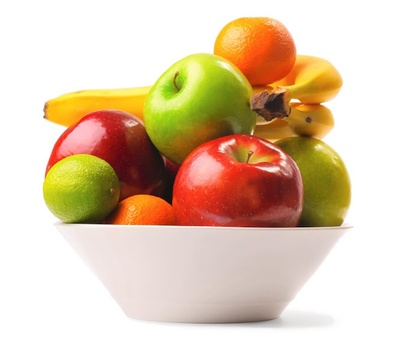
%> input picture image.jpg, 420 x 344 px, shrunk from 698 x 572 before the run
$ octave Q2_1.m   (GNU Octave 9; MATLAB toolbox functions it lacks are replaced by stand-ins)
%> lines starting %> are read from the running program, lines starting %| are printed output that depends on the picture; in (x1, y1, x2, y2) boxes, pixels count from 0 and x2, y2 are one past the last pixel; in counts of white or black regions, pixels touching at a corner belong together; the program's own positions count from 1
% Steps/Algorithm Details :
% 1. Convolution with Gaussian Filter Coefficient
% 2. Convolution with Canny Filter for Horizontal and Vertical orientation
% 3. Calculating directions using atan2
% 4. Adjusting to nearest 0, 45, 90, and 135 degree
% 5. Non-Maximum Suppression
% 6. Hystheresis Thresholding

clear all;
clc;
close all;
%Value for Thresholding
t_Low = 0.075;
t_High = 0.175;

%Gaussian Filter Coefficient
b = [2, 4, 5, 4, 2; 4, 9, 12, 9, 4;5, 12, 15, 12, 5;4, 9, 12, 9, 4;2, 4, 5, 4, 2 ];
b = 1/159.* b;
%Input image
img = imread ('image.jpg');
%> img is the input picture: size 344x420x3 uint8; mean R, G, B 224.3, 202, 176.9
subplot(2,2,1);imshow(img);title('original image');
img1 = rgb2gray(img);
img2 = double (img1);

canny(b,t_Low,t_High,img2);

function MyCanny=canny(B,T_Low,T_High,img2)
%> called with T_Low = 0.075, T_High = 0.175

%Convolution of image by Gaussian Coefficient
A=conv2(img2, B, 'same');
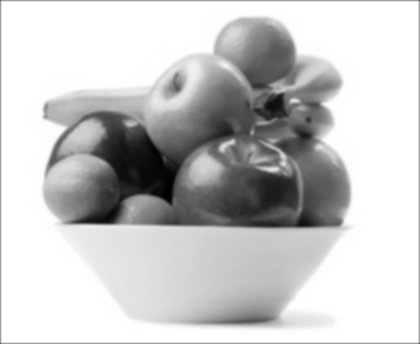
%> A: size 344x420 double; min 19.07, max 255, mean 204.6; drawn with min black and max white

%Filter for horizontal and vertical direction
KGx = [-1, 0, 1; -2, 0, 2; -1, 0, 1];
KGy = [1, 2, 1; 0, 0, 0; -1, -2, -1];

%Convolution by image by horizontal and vertical filter
Filtered_X = conv2(A, KGx, 'same');
Filtered_Y = conv2(A, KGy, 'same');
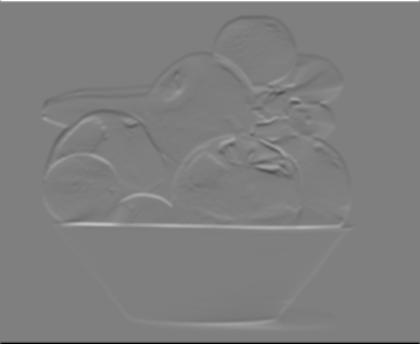
%> Filtered_Y: size 344x420 double; min -910.9, max 910.9, mean 0; mean of the top-left, top-right, bottom-left and bottom-right quarters 3, 4.1, -3, -4.1; drawn with min black and max white

%Calculate directions/orientations
DR = atan2 (Filtered_Y, Filtered_X);
DR = DR*180/pi;

pan=size(A,1);
%> pan = 344
leb=size(A,2);
%> leb = 420

%Adjustment for negative directions, making all directions positive
for i=1:pan
    for j=1:leb
        if (DR(i,j)<0)
            DR(i,j)=360+DR(i,j);
        end;
    end;
end;
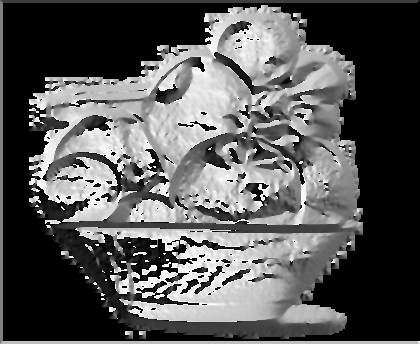
%> DR: size 344x420 double; min 0, max 360, mean 124.3; drawn with min black and max white

DR2=zeros(pan, leb);

%Adjusting directions to nearest 0, 45, 90, or 135 degree
for i = 1  : pan
    for j = 1 : leb
        if ((DR(i, j) >= 0 ) && (DR(i, j) < 22.5) || (DR(i, j) >= 157.5) && (DR(i, j) < 202.5) || (DR(i, j) >= 337.5) && (DR(i, j) <= 360))
            DR2(i, j) = 0;
        elseif ((DR(i, j) >= 22.5) && (DR(i, j) < 67.5) || (DR(i, j) >= 202.5) && (DR(i, j) < 247.5))
            DR2(i, j) = 45;
        elseif ((DR(i, j) >= 67.5 && DR(i, j) < 112.5) || (DR(i, j) >= 247.5 && DR(i, j) < 292.5))
            DR2(i, j) = 90;
        elseif ((DR(i, j) >= 112.5 && DR(i, j) < 157.5) || (DR(i, j) >= 292.5 && DR(i, j) < 337.5))
            DR2(i, j) = 135;
        end;
    end;
end;
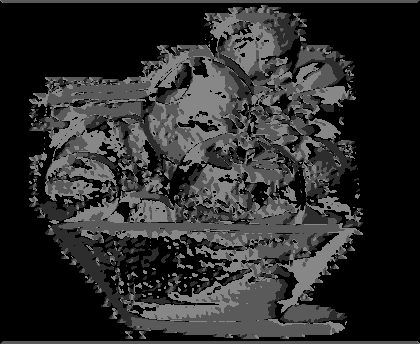
%> DR2: size 344x420 double; min 0, max 135, mean 44.9

%Calculate magnitude
magnitude = (Filtered_X.^2) + (Filtered_Y.^2);
magnitude2 = sqrt(magnitude);

SP = zeros (pan, leb);

%Non-Maximum Supression
for i=2:pan-1
    for j=2:leb-1
        if (DR2(i,j)==0)
            SP(i,j) = (magnitude2(i,j) == max([magnitude2(i,j), magnitude2(i,j+1), magnitude2(i,j-1)]));
        elseif (DR2(i,j)==45)
            SP(i,j) = (magnitude2(i,j) == max([magnitude2(i,j), magnitude2(i+1,j-1), magnitude2(i-1,j+1)]));
        elseif (DR2(i,j)==90)
            SP(i,j) = (magnitude2(i,j) == max([magnitude2(i,j), magnitude2(i+1,j), magnitude2(i-1,j)]));
        elseif (DR2(i,j)==135)
            SP(i,j) = (magnitude2(i,j) == max([magnitude2(i,j), magnitude2(i+1,j+1), magnitude2(i-1,j-1)]));
        end;
    end;
end;
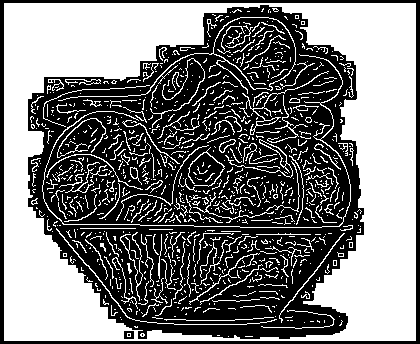
%> SP: size 344x420 double; values 0 (black) and 1 (white), 47.7% white; 980 white regions (798 under 20 px), largest, box (x1, y1, x2, y2) and area: (4, 3, 416, 341) 53815, (42, 54, 351, 228) 834, (58, 17, 296, 101) 593

SP = SP.*magnitude2;

subplot(2,2,2);imshow(DR2);title('Positive direction image');
%> after `imshow(DR2)`:
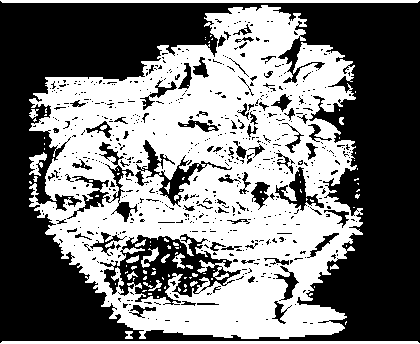
%> displayed picture: size 344x420, on the screen's scale of 0 to 255; 47.2% white; 101 white regions (81 under 20 px), largest, box (x1, y1, x2, y2) and area: (29, 5, 363, 339) 64330, (0, 0, 420, 3) 1254, (0, 341, 420, 344) 1254
subplot(2,2,3);imshow(SP);title('Non-max suprssion image');
%> after `imshow(SP)`:
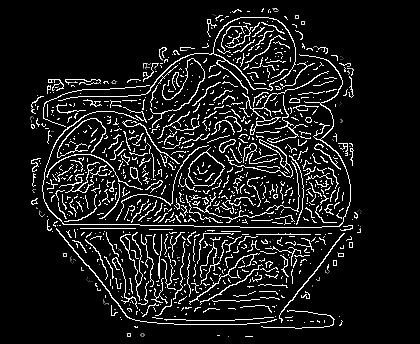
%> displayed picture: size 344x420, on the screen's scale of 0 to 255; min 0, max 255, mean 26.2
% hyteresis(SP,T_Low,T_High,A);

end

% [27 lines of commented-out code are left out]

$ run again, with ryerson.jpg copied over image.jpg
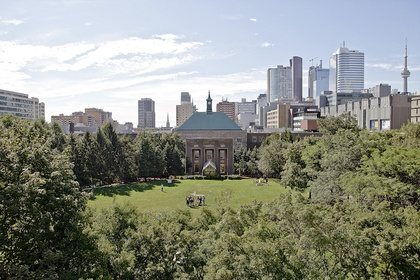
%> input picture ryerson.jpg, 420 x 280 px, shrunk from 720 x 480 before the run
%> img is the input picture: size 280x420x3 uint8; mean R, G, B 139.5, 142.8, 132.8
%> after the loop in canny, `for i=2:pan-1`:
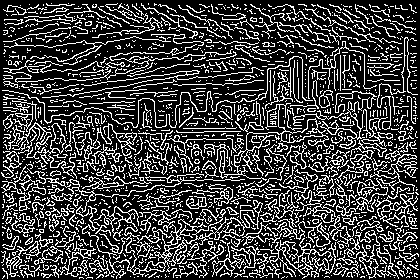
%> SP: size 280x420 double; values 0 (black) and 1 (white), 25.2% white in thin lines or dots
%> in canny, `imshow(DR2)`:
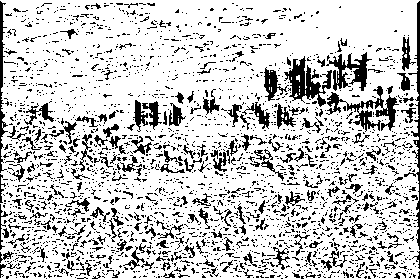
%> displayed picture: size 280x420, on the screen's scale of 0 to 255; 79.7% white; black in thin lines or dots
